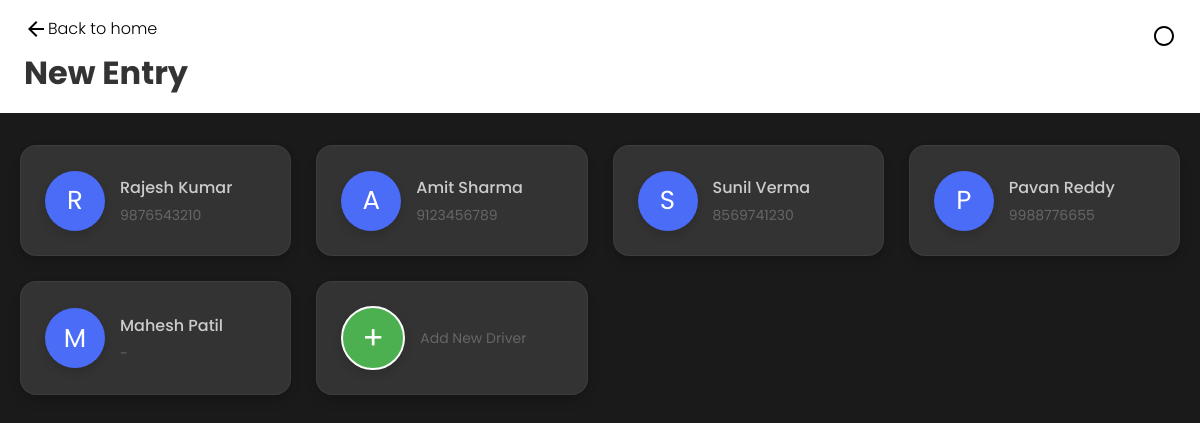
The page /driver/ on the database as committed earlier.
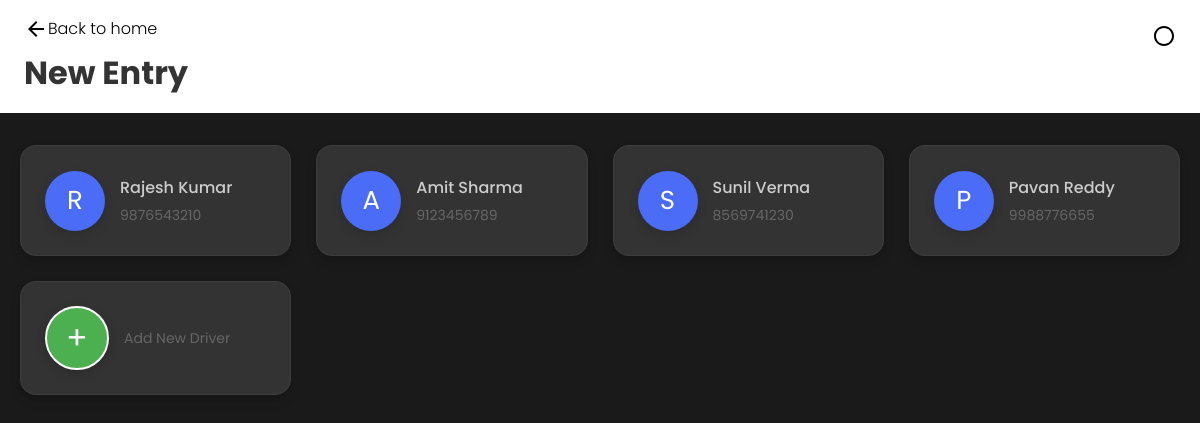
The same page on the database as committed later.
### main/models.py (models this page shows, shortened)
class Driver(models.Model):
    name        = models.CharField(max_length=50)
    phone       = models.CharField(max_length=10,null=True,blank=True)

### main/views.py (the view)
# urls.py: path("driver/",driver_view,name="driver"),
def driver_view(request):
    return render(request,"driver.html",{
        "drivers":Driver.objects.all()
    })

### main/templates/driver.html (shortened to what this page needs)
{% load static %}
<!DOCTYPE html>
<html lang="en">
<head>
    <link rel="stylesheet" href="{% static 'css/driver.css' %}">
</head>
<body>
    <nav>
        <a href="{% url 'home' %}">
            <svg xmlns="http://www.w3.org/2000/svg" height="24px" viewBox="0 -960 960 960" width="24px" fill="#e8eaed">
                <path d="m313-440 224 224-57 56-320-320 320-320 57 56-224 224h487v80H313Z" />
            </svg>
            Back to home
        </a>
        <h2>New Entry</h2>
    </nav>
    <button id="themeToggle" aria-label="Toggle dark/light theme"
            style="position: absolute; top: 1rem; right: 1rem; padding: 0.5rem;
                   background: var(--primary-color); border: none; border-radius: 50%;
                   cursor: pointer; width: 40px; height: 40px; display: flex;
                   align-items: center; justify-content: center;">
        <svg xmlns="http://www.w3.org/2000/svg" height="24px" viewBox="0 0 24 24" width="24px">
            <path d="M12 22c5.52 0 10-4.48 10-10S17.52 2 12 2 2 6.48 2 12s4.48 10 10 10zm0-18c4.42 0 8 3.58 8 8s-3.58 8-8 8-8-3.58-8-8 3.58-8 8-8z"/>
            <path d="M12 17v-10v10z" fill="currentColor"/>
        </svg>
    </button>
    <div class="driver-grid">
        {% for driver in drivers %}
            <div class="driver-card" data-id="{{ driver.id }}" data-name="{{ driver.name }}" data-phone="{{ driver.phone|default:'' }}">
                <div class="avatar">{{ driver.name|slice:":1" }}</div>
                <div class="driver-info">
                    <p>{{ driver.name }}</p>
                    {% if driver.phone %}
                    <p>{{ driver.phone }}</p>
                    {% else %}
                    <p>-</p>
                    {% endif %}
                </div>
            </div>
        {% endfor %}
        <div class="driver-card add-driver-card" id="addDriverBtn">
            <div class="avatar add-icon">+</div>
            <div class="driver-info">
                <p>Add New Driver</p>
            </div>
        </div>
    </div>
</body>
</html>

Rows that differ between the two databases and show on the page:
removed Driver: name "M", name "Mahesh Patil"
